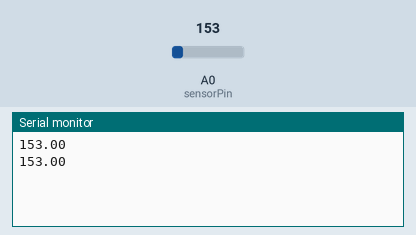
Simulated run of this sketch. Board: Arduino Uno, built with avr-gcc and run on an emulated ATmega328P. Parts: the last lines printed to the serial monitor. The inputs (shaded band) are chosen by the test bench; at power-on: A0 (sensorPin) = 153.

Above: at 1.8 s.
1.9 s: A0 (sensorPin) set to 165
At 2.8 s:
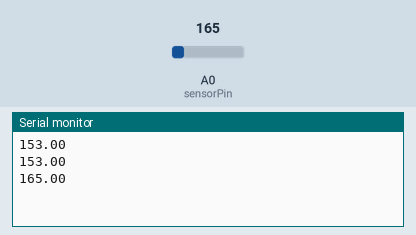
3.4 s: A0 (sensorPin) set to 175
At 4.7 s:
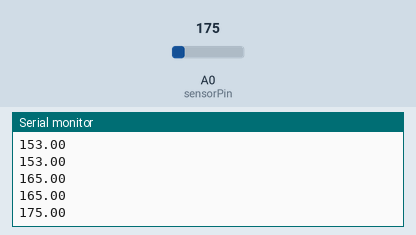
Timing chart, 0 to 6.4 s (numbered marks = the images above; inputs shaded):
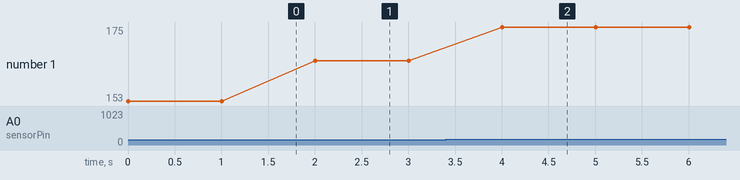

Measured:
- after the input at 1.9 s, the serial monitor: prints a new line after 0.10 s (image 1)
- after the input at 3.4 s, the serial monitor: prints a new line after 0.60 s (image 2)
- plotted number 1: 153 → 165 after the input at 1.9 s, 165 → 175 after the input at 3.4 s

The sketch:

Sensor-CSV.ino
```cpp
//TMP36 Pin Variables
int sensorPin = 0; //the analog pin the TMP36's Vout (sense) pin is connected to
                   //the resolution is 10 mV / degree centigrade with a
                   //500 mV offset to allow for negative temperatures

/*
 * setup() - this function runs once when you turn your Arduino on
 * We initialize the serial connection with the computer
 */
void setup()
{
  Serial.begin(9600);  //Start the serial connection with the computer
                       //to view the result open the serial monitor
}

void loop()                     // run over and over again
{
 //getting the voltage reading from the temperature sensor
 int reading = analogRead(sensorPin);

 // converting that reading to voltage, for 3.3v arduino use 3.3
 float voltage = reading;

 // now calculate temperature in Celcius
 float temperatureC = voltage ;  //converting from 10 mv per degree wit 500 mV offset
                                               //to degrees ((voltage - 500mV) times 100)

 // now convert to Fahrenheit
 float temperatureF = temperatureC;
 Serial.println(temperatureF);
 delay(1000);                                     //waiting 3 second
}
```
